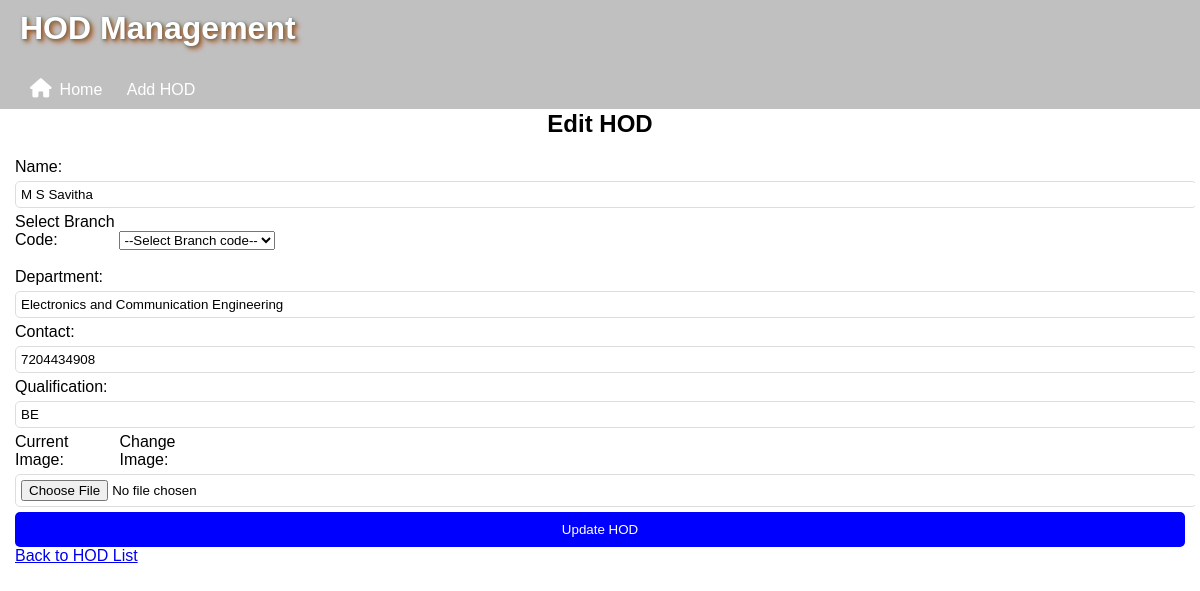
Page /edit_hod/9 (signed in) on the earlier database version.
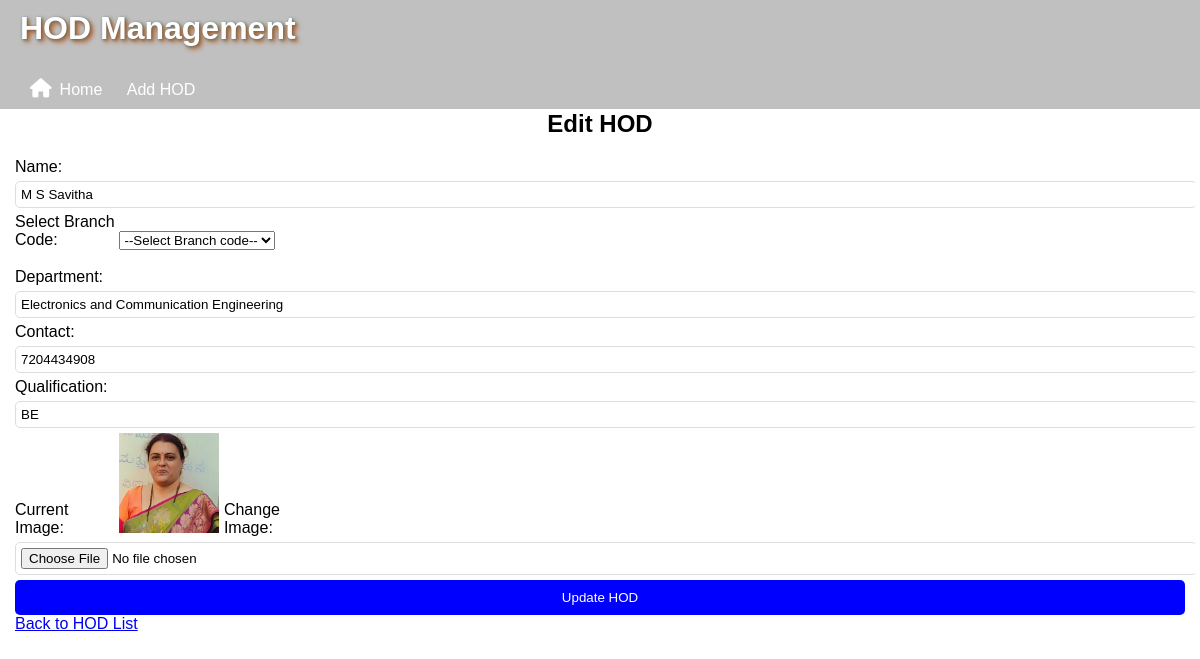
Same page on the later database version.
### models.py (models this page shows)
class HOD(db.Model):
    __tablename__ = 'hods'  # Explicitly set table name
    id = db.Column(db.Integer, primary_key=True)
    hod_name = db.Column(db.String(100), nullable=False)
    department = db.Column(db.String(100), nullable=False)
    contact = db.Column(db.String(15), nullable=False)  # Changed from Integer to String
    qualification = db.Column(db.String(100), nullable=False)
    branch_code = db.Column(db.String(10), db.ForeignKey('branches.branch_code'), nullable=True)  # Fixed FK reference
    image_url = db.Column(db.String(255), nullable=True)

### app.py (the view, shortened to what this page needs)
@app.route('/edit_hod/<int:id>', methods=['GET', 'POST'])
@login_required
def edit_hod(id):
    hod = HOD.query.get_or_404(id)
    branches = Branch.query.all()
    return render_template("edit_hod.html", hod=hod, branches=branches)

### app.py (called while the page is built)
@login_manager.user_loader
def load_user(user_id):
    return User.query.get(int(user_id))

### templates/edit_hod.html (shortened to what this page needs)
{% extends "hod.html" %}
{% block content %}
<h2>Edit HOD</h2>
<form method="POST" enctype="multipart/form-data">
    <label>Name:</label>
    <input type="text" name="hod_name" value="{{ hod.hod_name }}" required>
    <label for="branch_code">Select Branch Code:</label>
    <select id="branch_code" name="branch_code"  required>
        <option value="{{ hod.branch_code }}">--Select Branch code--</option>
    </select><br><br>
    <label>Department:</label>
    <input type="text" name="department" value="{{ hod.department }}" required>
    <label>Contact:</label>
    <input type="text" name="contact" value="{{ hod.contact }}" required>
    <label>Qualification:</label>
    <input type="text" name="qualification" value="{{ hod.qualification }}" required>
    <label>Current Image:</label>
    {% if hod.image_url %}
    <img src="{{ hod.image_url }}" alt="HOD Image" width="100" height="100">
    {% endif %}
    <label for="image">Change Image:</label>
    <input type="file" id="image" name="image" accept="image/*">
    <button type="submit">Update HOD</button>
</form>
<a href="{{ url_for('view_hods') }}">Back to HOD List</a>
{% endblock %}

Differences in the rows shown:
changed HOD "M S Savitha": image_url: picture added
